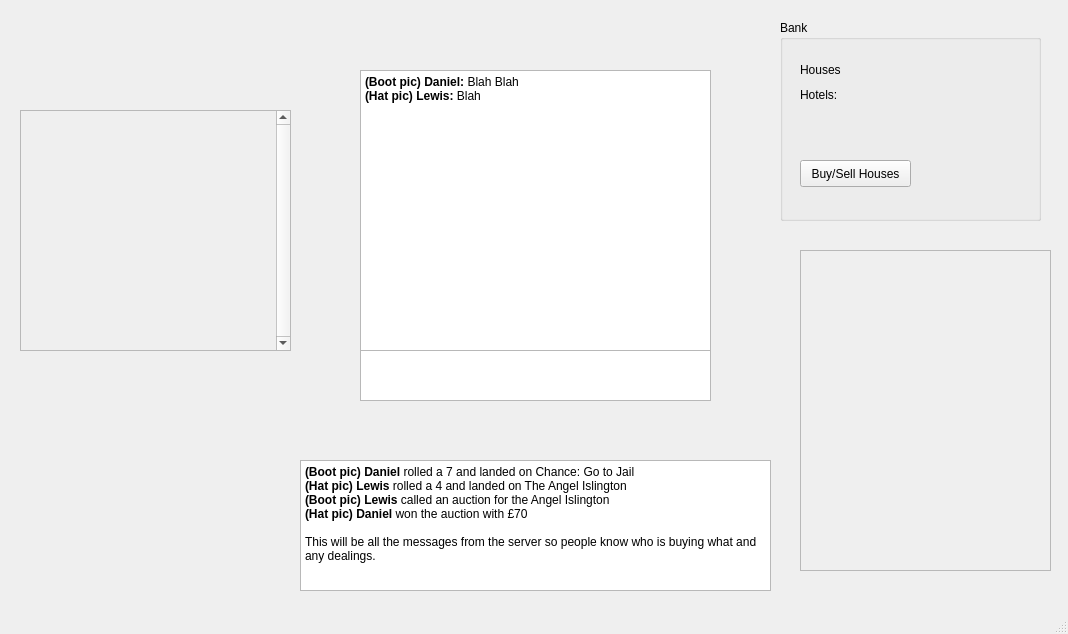
<?xml version="1.0" encoding="UTF-8"?>
<ui version="4.0">
 <class>Board</class>
 <widget class="QMainWindow" name="Board">
  <property name="geometry">
   <rect>
    <x>0</x>
    <y>0</y>
    <width>1068</width>
    <height>634</height>
   </rect>
  </property>
  <property name="windowTitle">
   <string>MainWindow</string>
  </property>
  <widget class="QWidget" name="centralwidget">
   <widget class="QLabel" name="board_pic">
    <property name="geometry">
     <rect>
      <x>300</x>
      <y>10</y>
      <width>471</width>
      <height>451</height>
     </rect>
    </property>
    <property name="text">
     <string/>
    </property>
    <property name="scaledContents">
     <bool>true</bool>
    </property>
   </widget>
   <widget class="QTextBrowser" name="chatScreen">
    <property name="geometry">
     <rect>
      <x>360</x>
      <y>70</y>
      <width>351</width>
      <height>281</height>
     </rect>
    </property>
    <property name="autoFillBackground">
     <bool>false</bool>
    </property>
    <property name="html">
     <string>&lt;!DOCTYPE HTML PUBLIC &quot;-//W3C//DTD HTML 4.0//EN&quot; &quot;http://www.w3.org/TR/REC-html40/strict.dtd&quot;&gt;
&lt;html&gt;&lt;head&gt;&lt;meta name=&quot;qrichtext&quot; content=&quot;1&quot; /&gt;&lt;style type=&quot;text/css&quot;&gt;
p, li { white-space: pre-wrap; }
&lt;/style&gt;&lt;/head&gt;&lt;body style=&quot; font-family:'Sans'; font-size:10pt; font-weight:400; font-style:normal;&quot;&gt;
&lt;p style=&quot; margin-top:0px; margin-bottom:0px; margin-left:0px; margin-right:0px; -qt-block-indent:0; text-indent:0px;&quot;&gt;&lt;span style=&quot; font-family:'DejaVu Sans'; font-size:9pt; font-weight:600;&quot;&gt;(Boot pic) Daniel:&lt;/span&gt;&lt;span style=&quot; font-family:'DejaVu Sans'; font-size:9pt;&quot;&gt; Blah Blah&lt;/span&gt;&lt;/p&gt;
&lt;p style=&quot; margin-top:0px; margin-bottom:0px; margin-left:0px; margin-right:0px; -qt-block-indent:0; text-indent:0px;&quot;&gt;&lt;span style=&quot; font-family:'DejaVu Sans'; font-size:9pt; font-weight:600;&quot;&gt;(Hat pic) Lewis:&lt;/span&gt;&lt;span style=&quot; font-family:'DejaVu Sans'; font-size:9pt;&quot;&gt; Blah&lt;/span&gt;&lt;/p&gt;&lt;/body&gt;&lt;/html&gt;</string>
    </property>
   </widget>
   <widget class="QTextBrowser" name="chatEntry">
    <property name="geometry">
     <rect>
      <x>360</x>
      <y>350</y>
      <width>351</width>
      <height>51</height>
     </rect>
    </property>
   </widget>
   <widget class="QTextBrowser" name="serverMessages">
    <property name="geometry">
     <rect>
      <x>300</x>
      <y>460</y>
      <width>471</width>
      <height>131</height>
     </rect>
    </property>
    <property name="html">
     <string>&lt;!DOCTYPE HTML PUBLIC &quot;-//W3C//DTD HTML 4.0//EN&quot; &quot;http://www.w3.org/TR/REC-html40/strict.dtd&quot;&gt;
&lt;html&gt;&lt;head&gt;&lt;meta name=&quot;qrichtext&quot; content=&quot;1&quot; /&gt;&lt;style type=&quot;text/css&quot;&gt;
p, li { white-space: pre-wrap; }
&lt;/style&gt;&lt;/head&gt;&lt;body style=&quot; font-family:'Sans'; font-size:10pt; font-weight:400; font-style:normal;&quot;&gt;
&lt;p style=&quot; margin-top:0px; margin-bottom:0px; margin-left:0px; margin-right:0px; -qt-block-indent:0; text-indent:0px;&quot;&gt;&lt;span style=&quot; font-family:'DejaVu Sans'; font-size:9pt; font-weight:600;&quot;&gt;(Boot pic) Daniel &lt;/span&gt;&lt;span style=&quot; font-family:'DejaVu Sans'; font-size:9pt;&quot;&gt;rolled a 7 and landed on Chance: Go to Jail&lt;/span&gt;&lt;/p&gt;
&lt;p style=&quot; margin-top:0px; margin-bottom:0px; margin-left:0px; margin-right:0px; -qt-block-indent:0; text-indent:0px;&quot;&gt;&lt;span style=&quot; font-family:'DejaVu Sans'; font-size:9pt; font-weight:600;&quot;&gt;(Hat pic) Lewis &lt;/span&gt;&lt;span style=&quot; font-family:'DejaVu Sans'; font-size:9pt;&quot;&gt;rolled a 4 and landed on The Angel Islington&lt;/span&gt;&lt;/p&gt;
&lt;p style=&quot; margin-top:0px; margin-bottom:0px; margin-left:0px; margin-right:0px; -qt-block-indent:0; text-indent:0px;&quot;&gt;&lt;span style=&quot; font-family:'DejaVu Sans'; font-size:9pt; font-weight:600;&quot;&gt;(Boot pic) Lewis &lt;/span&gt;&lt;span style=&quot; font-family:'DejaVu Sans'; font-size:9pt;&quot;&gt;called an auction for the Angel Islington&lt;/span&gt;&lt;/p&gt;
&lt;p style=&quot; margin-top:0px; margin-bottom:0px; margin-left:0px; margin-right:0px; -qt-block-indent:0; text-indent:0px;&quot;&gt;&lt;span style=&quot; font-family:'DejaVu Sans'; font-size:9pt; font-weight:600;&quot;&gt;(Hat pic) Daniel &lt;/span&gt;&lt;span style=&quot; font-family:'DejaVu Sans'; font-size:9pt;&quot;&gt;won the auction with £70&lt;/span&gt;&lt;/p&gt;
&lt;p style=&quot;-qt-paragraph-type:empty; margin-top:0px; margin-bottom:0px; margin-left:0px; margin-right:0px; -qt-block-indent:0; text-indent:0px; font-family:'DejaVu Sans'; font-size:9pt;&quot;&gt;&lt;/p&gt;
&lt;p style=&quot; margin-top:0px; margin-bottom:0px; margin-left:0px; margin-right:0px; -qt-block-indent:0; text-indent:0px;&quot;&gt;&lt;span style=&quot; font-family:'DejaVu Sans'; font-size:9pt;&quot;&gt;This will be all the messages from the server so people know who is buying what and any dealings.&lt;/span&gt;&lt;/p&gt;&lt;/body&gt;&lt;/html&gt;</string>
    </property>
   </widget>
   <widget class="QGroupBox" name="groupBox_3">
    <property name="geometry">
     <rect>
      <x>780</x>
      <y>20</y>
      <width>261</width>
      <height>201</height>
     </rect>
    </property>
    <property name="title">
     <string>Bank</string>
    </property>
    <widget class="QPushButton" name="pushButton_2">
     <property name="geometry">
      <rect>
       <x>20</x>
       <y>140</y>
       <width>111</width>
       <height>27</height>
      </rect>
     </property>
     <property name="text">
      <string>Buy/Sell Houses</string>
     </property>
    </widget>
    <widget class="QWidget" name="layoutWidget">
     <property name="geometry">
      <rect>
       <x>20</x>
       <y>40</y>
       <width>66</width>
       <height>44</height>
      </rect>
     </property>
     <layout class="QGridLayout" name="gridLayout">
      <item row="0" column="0">
       <widget class="QLabel" name="label">
        <property name="text">
         <string>Houses</string>
        </property>
       </widget>
      </item>
      <item row="0" column="1">
       <widget class="QLabel" name="bankHouses">
        <property name="minimumSize">
         <size>
          <width>10</width>
          <height>0</height>
         </size>
        </property>
        <property name="text">
         <string/>
        </property>
       </widget>
      </item>
      <item row="1" column="0">
       <widget class="QLabel" name="label_5">
        <property name="text">
         <string>Hotels:</string>
        </property>
       </widget>
      </item>
      <item row="1" column="1">
       <widget class="QLabel" name="bankHotels">
        <property name="minimumSize">
         <size>
          <width>10</width>
          <height>0</height>
         </size>
        </property>
        <property name="text">
         <string/>
        </property>
       </widget>
      </item>
     </layout>
    </widget>
   </widget>
   <widget class="QScrollArea" name="offerContainer">
    <property name="geometry">
     <rect>
      <x>800</x>
      <y>250</y>
      <width>251</width>
      <height>321</height>
     </rect>
    </property>
    <property name="widgetResizable">
     <bool>true</bool>
    </property>
    <widget class="QWidget" name="scrollAreaWidgetContents">
     <property name="geometry">
      <rect>
       <x>0</x>
       <y>0</y>
       <width>249</width>
       <height>319</height>
      </rect>
     </property>
    </widget>
   </widget>
   <widget class="QScrollArea" name="playersContainer">
    <property name="geometry">
     <rect>
      <x>20</x>
      <y>110</y>
      <width>271</width>
      <height>241</height>
     </rect>
    </property>
    <property name="frameShadow">
     <enum>QFrame::Raised</enum>
    </property>
    <property name="verticalScrollBarPolicy">
     <enum>Qt::ScrollBarAlwaysOn</enum>
    </property>
    <property name="widgetResizable">
     <bool>true</bool>
    </property>
    <widget class="QWidget" name="scrollAreaWidgetContents_2">
     <property name="geometry">
      <rect>
       <x>0</x>
       <y>0</y>
       <width>251</width>
       <height>239</height>
      </rect>
     </property>
    </widget>
   </widget>
   <widget class="QLabel" name="currentProperty">
    <property name="geometry">
     <rect>
      <x>41</x>
      <y>387</y>
      <width>121</width>
      <height>111</height>
     </rect>
    </property>
    <property name="text">
     <string/>
    </property>
    <property name="scaledContents">
     <bool>true</bool>
    </property>
   </widget>
  </widget>
  <widget class="QMenuBar" name="menubar">
   <property name="geometry">
    <rect>
     <x>0</x>
     <y>0</y>
     <width>1068</width>
     <height>25</height>
    </rect>
   </property>
  </widget>
  <widget class="QStatusBar" name="statusbar"/>
 </widget>
 <resources>
  <include location="../resources/resources.qrc"/>
 </resources>
 <connections/>
</ui>
